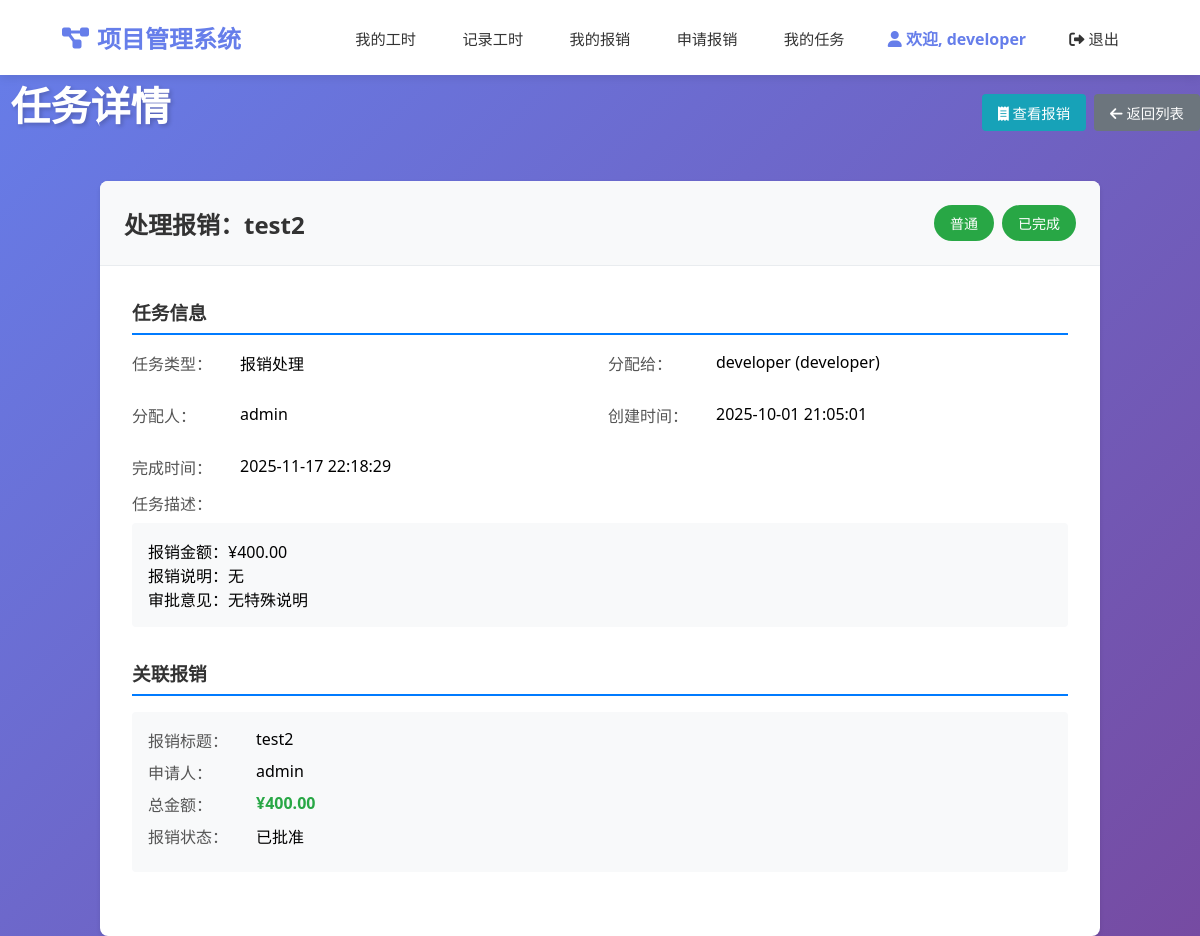
The app's page /task/2 (signed in) with its own data.
### models.py (models this page shows, shortened)
class User(UserMixin, db.Model):
    __tablename__ = "users"
    id = db.Column(db.Integer, primary_key=True, autoincrement=True)
    username = db.Column(db.String(80), unique=True, nullable=False)
    password_hash = db.Column(db.String(120), nullable=False)
    role = db.Column(db.String(20), nullable=False)  # 'admin', 'developer'
    created_at = db.Column(db.DateTime, default=datetime.utcnow)
    def is_admin(self):
        return self.role == 'admin'
    def is_developer(self):
        return self.role == 'developer'

class Task(db.Model):
    __tablename__ = "tasks"
    id = db.Column(db.Integer, primary_key=True, autoincrement=True)
    title = db.Column(db.String(200), nullable=False)  # 任务标题
    description = db.Column(db.Text, nullable=True)  # 任务描述
    task_type = db.Column(db.String(50), nullable=False)  # 任务类型：expense_process（报销处理）等
    assigned_to = db.Column(db.Integer, db.ForeignKey('users.id'), nullable=False)  # 分配给谁
    assigned_by = db.Column(db.Integer, db.ForeignKey('users.id'), nullable=False)  # 谁分配的
    expense_id = db.Column(db.Integer, db.ForeignKey('expenses.id'), nullable=True)  # 关联的报销ID
    status = db.Column(db.String(20), nullable=False, default='待处理')  # 待处理、处理中、已完成、已取消
    priority = db.Column(db.String(20), nullable=False, default='普通')  # 紧急、高、普通、低
    created_at = db.Column(db.DateTime, default=datetime.utcnow)
    due_date = db.Column(db.DateTime, nullable=True)  # 截止日期
    completed_at = db.Column(db.DateTime, nullable=True)  # 完成时间
    STATUS_CHOICES = [
        ('待处理', '待处理'),
        ('处理中', '处理中'),
        ('已完成', '已完成'),
        ('已取消', '已取消')
    ]
    PRIORITY_CHOICES = [
        ('紧急', '紧急'),
        ('高', '高'),
        ('普通', '普通'),
        ('低', '低')
    ]
    assigned_user = db.relationship('User', foreign_keys=[assigned_to], backref=db.backref('assigned_tasks', lazy=True))
    assigner = db.relationship('User', foreign_keys=[assigned_by], backref=db.backref('created_tasks', lazy=True))
    expense = db.relationship('Expense', backref=db.backref('tasks', lazy=True))
    def get_status_color(self):
        status_colors = {
            '待处理': '#ffc107',     # 黄色
            '处理中': '#007bff',     # 蓝色
            '已完成': '#28a745',     # 绿色
            '已取消': '#6c757d'      # 灰色
        }
        return status_colors.get(self.status, '#6c757d')
    def get_priority_color(self):
        priority_colors = {
            '紧急': '#dc3545',       # 红色
            '高': '#fd7e14',         # 橙色
            '普通': '#28a745',       # 绿色
            '低': '#6c757d'          # 灰色
        }
        return priority_colors.get(self.priority, '#6c757d')

class Expense(db.Model):
    __tablename__ = "expenses"
    id = db.Column(db.Integer, primary_key=True, autoincrement=True)
    user_id = db.Column(db.Integer, db.ForeignKey('users.id'), nullable=False)
    project_id = db.Column(db.Integer, db.ForeignKey('projects.id'), nullable=True)  # 可关联项目，也可以是售前费用
    title = db.Column(db.String(200), nullable=False)  # 报销标题
    expense_type = db.Column(db.String(50), nullable=False)  # 费用类型：项目费用、售前费用
    total_amount = db.Column(db.Numeric(10, 2), nullable=False)  # 总金额
    status = db.Column(db.String(20), nullable=False, default='待审批')  # 状态：待审批、已批准、已拒绝
    submit_date = db.Column(db.DateTime, default=datetime.utcnow)  # 提交日期
    approve_date = db.Column(db.DateTime, nullable=True)  # 审批日期
    approver_id = db.Column(db.Integer, db.ForeignKey('users.id'), nullable=True)  # 审批人
    approve_comment = db.Column(db.Text, nullable=True)  # 审批意见
    description = db.Column(db.Text, nullable=True)  # 报销说明
    created_at = db.Column(db.DateTime, default=datetime.utcnow)
    EXPENSE_TYPE_CHOICES = [
        ('项目费用', '项目费用'),
        ('售前费用', '售前费用'),
        ('其他费用', '其他费用')
    ]
    STATUS_CHOICES = [
        ('待审批', '待审批'),
        ('已批准', '已批准'),
        ('已拒绝', '已拒绝')
    ]
    user = db.relationship('User', foreign_keys=[user_id], backref=db.backref('expenses', lazy=True))
    project = db.relationship('Project', backref=db.backref('expenses', lazy=True))
    approver = db.relationship('User', foreign_keys=[approver_id], backref=db.backref('approved_expenses', lazy=True))

### app.py (the view)
@app.route("/task/<int:task_id>")
@login_required
def task_detail(task_id):
    task = Task.query.get_or_404(task_id)
    if not current_user.is_admin() and task.assigned_to != current_user.id:
        flash("您没有权限查看此任务")
        return redirect(url_for("task_list"))
    return render_template("task_detail.html", task=task)

### app.py (called while the page is built)
@login_manager.user_loader
def load_user(user_id):
    return User.query.get(int(user_id))

### templates/task_detail.html (shortened to what this page needs)
{% extends "base.html" %}
{% block content %}
<div class="page-header">
    <h1> 任务详情</h1>
    <div class="header-actions">
        {% if task.expense_id %}
            <a href="{{ url_for('expense_detail', expense_id=task.expense_id) }}" class="btn btn-info">
                <i class="fas fa-receipt"></i> 查看报销
            </a>
        {% endif %}
        <a href="{{ url_for('task_list') }}" class="btn btn-secondary">
            <i class="fas fa-arrow-left"></i> 返回列表
        </a>
    </div>
</div>
<div class="task-detail">
    <div class="detail-card">
        <div class="card-header">
            <h2>{{ task.title }}</h2>
            <div class="badges">
                <span class="priority-badge" style="background-color: {{ task.get_priority_color() }};">
                    {{ task.priority }}
                </span>
                <span class="status-badge" style="background-color: {{ task.get_status_color() }};">
                    {{ task.status }}
                </span>
            </div>
        </div>
        <div class="detail-content">
            <div class="detail-section">
                <h3>任务信息</h3>
                <div class="detail-grid">
                    <div class="detail-item">
                        <label>任务类型：</label>
                        <span>
                            {% if task.task_type == 'expense_process' %}
                                报销处理
                            {% else %}
                                {{ task.task_type }}
                            {% endif %}
                        </span>
                    </div>
                    <div class="detail-item">
                        <label>分配给：</label>
                        <span>{{ task.assigned_user.username }} ({{ task.assigned_user.role }})</span>
                    </div>
                    <div class="detail-item">
                        <label>分配人：</label>
                        <span>{{ task.assigner.username }}</span>
                    </div>
                    <div class="detail-item">
                        <label>创建时间：</label>
                        <span>{{ task.created_at.strftime('%Y-%m-%d %H:%M:%S') }}</span>
                    </div>
                    {% if task.completed_at %}
                    <div class="detail-item">
                        <label>完成时间：</label>
                        <span>{{ task.completed_at.strftime('%Y-%m-%d %H:%M:%S') }}</span>
                    </div>
                    {% endif %}
                </div>
                {% if task.description %}
                <div class="detail-item full-width">
                    <label>任务描述：</label>
                    <div class="description">{{ task.description }}</div>
                </div>
                {% endif %}
            </div>
            {% if task.expense %}
            <div class="detail-section">
                <h3>关联报销</h3>
                <div class="expense-summary">
                    <div class="summary-item">
                        <label>报销标题：</label>
                        <span>{{ task.expense.title }}</span>
                    </div>
                    <div class="summary-item">
                        <label>申请人：</label>
                        <span>{{ task.expense.user.username }}</span>
                    </div>
                    <div class="summary-item">
                        <label>总金额：</label>
                        <span class="amount">¥{{ "%.2f"|format(task.expense.total_amount) }}</span>
                    </div>
                    <div class="summary-item">
                        <label>报销状态：</label>
                        <span class="status">{{ task.expense.status }}</span>
                    </div>
                </div>
            </div>
            {% endif %}
        </div>
    </div>
</div>
{% endblock %}

### templates/base.html (shortened to what this page needs)
<!DOCTYPE html>
<html lang="zh-CN">
<head>
    <link rel="stylesheet" href="{{ url_for('static', filename='style.css') }}">
    <link rel="stylesheet" href="https://cdnjs.cloudflare.com/ajax/libs/font-awesome/6.0.0/css/all.min.css">
</head>
<body>
        <header class="header">
            <div class="header-content">
                <a href="{{ url_for('index') }}" class="logo">
                    <i class="fas fa-project-diagram"></i> 项目管理系统
                </a>
                <nav class="nav">
                    {% if current_user.is_authenticated %}
                        {% if current_user.is_admin() %}
                            <a href="{{ url_for('index') }}">项目列表</a>
                            <a href="{{ url_for('create_project') }}">添加项目</a>
                            <a href="{{ url_for('create_user') }}">创建用户</a>
                            <a href="{{ url_for('worklog_list') }}">工时记录</a>
                            <a href="{{ url_for('expense_list') }}">报销管理</a>
                            <a href="{{ url_for('task_list') }}">任务管理</a>
                            <a href="{{ url_for('operation_logs') }}" class="nav-link">操作日志</a>
                        {% elif current_user.is_developer() %}
                            <a href="{{ url_for('worklog_list') }}">我的工时</a>
                            <a href="{{ url_for('create_worklog') }}">记录工时</a>
                            <a href="{{ url_for('expense_list') }}">我的报销</a>
                            <a href="{{ url_for('expense_create') }}">申请报销</a>
                            <a href="{{ url_for('task_list') }}">我的任务</a>
                        {% endif %}
                        <span><i class="fas fa-user"></i> 欢迎, {{ current_user.username }}</span>
                        <a href="{{ url_for('logout') }}"><i class="fas fa-sign-out-alt"></i> 退出</a>
                    {% endif %}
                </nav>
            </div>
        </header>
    <div class="cibtauber">
        <main class="main-content">
            {% block content %}{% endblock %}
        </main>
    </div>
</body>
</html>

### static/style.css (style rules this page uses)
* { margin: 0; padding: 0; box-sizing: border-box; }
body { font-family: 'Segoe UI', Tahoma, Geneva, Verdana, sans-serif; background: linear-gradient(135deg, #667eea 0%, #764ba2 100%); min-height: 100vh; }
.btn { padding: 0.75rem 1.5rem; border-radius: 8px; border: none; cursor: pointer; font-size: 1rem; font-weight: 500; text-decoration: none; display: inline-block; transition: all 0.3s ease; text-align: center; }
.btn-info { background: #17a2b8; color: white; }
.btn-secondary { background: #6c757d; color: white; }
.page-header { margin-bottom: 2rem; width: 100%; }
.page-header h1 { color: white; font-size: 2.5rem; margin-bottom: 1rem; text-shadow: 2px 2px 4px rgba(0,0,0,0.2); }

### templates/base.html (style rules this page uses)
.header { background: white; box-shadow: 0 2px 10px rgba(0,0,0,0.1); position: sticky; top: 0; z-index: 1000; width: 100%; }
.header-content { max-width: 95%; margin: 0 auto; padding: 1rem 2rem; display: flex; justify-content: space-between; align-items: center; flex-wrap: wrap; gap: 1rem; }
.logo { font-size: 1.5rem; font-weight: bold; color: #667eea; text-decoration: none; display: flex; align-items: center; gap: 0.5rem; transition: color 0.3s ease; }
.nav { display: flex; gap: 0.5rem; align-items: center; flex-wrap: wrap; }
.nav a { color: #333; text-decoration: none; padding: 0.6rem 1.2rem; border-radius: 6px; transition: all 0.3s ease; font-weight: 500; white-space: nowrap; font-size: 0.95rem; }
.nav span { color: #667eea; font-weight: 600; padding: 0.6rem 1rem; white-space: nowrap; }

### templates/task_detail.html (style rules this page uses)
.page-header { display: flex; justify-content: space-between; align-items: center; margin-bottom: 2rem; }
.header-actions { display: flex; gap: 0.5rem; }
.task-detail { max-width: 1000px; margin: 0 auto; }
.detail-card { background: white; border-radius: 8px; box-shadow: 0 2px 4px rgba(0,0,0,0.1); overflow: hidden; }
.card-header { background: #f8f9fa; padding: 1.5rem; border-bottom: 1px solid #e9ecef; display: flex; justify-content: space-between; align-items: center; }
.card-header h2 { margin: 0; color: #333; }
.badges { display: flex; gap: 0.5rem; }
.status-badge, .priority-badge { color: white; padding: 0.5rem 1rem; border-radius: 20px; font-size: 0.875rem; font-weight: 500; }
.detail-content { padding: 2rem; }
.detail-section { margin-bottom: 2rem; }
.detail-section h3 { margin-bottom: 1rem; color: #333; border-bottom: 2px solid #007bff; padding-bottom: 0.5rem; }
.detail-grid { display: grid; grid-template-columns: 1fr 1fr; gap: 1rem; }
.detail-item { display: flex; margin-bottom: 0.75rem; }
.detail-item label { font-weight: 500; color: #555; min-width: 100px; margin-right: 0.5rem; }
.detail-item.full-width { grid-column: 1 / -1; flex-direction: column; }
.detail-item.full-width label { margin-bottom: 0.5rem; }
.description { background: #f8f9fa; padding: 1rem; border-radius: 4px; white-space: pre-wrap; }
.expense-summary { background: #f8f9fa; padding: 1rem; border-radius: 4px; }
.summary-item { display: flex; margin-bottom: 0.5rem; }
.summary-item label { font-weight: 500; color: #555; min-width: 100px; margin-right: 0.5rem; }
.amount { font-weight: 600; color: #28a745; }
.status { font-weight: 500; }
.btn { padding: 0.5rem 1rem; border: none; border-radius: 4px; cursor: pointer; font-size: 0.9rem; text-decoration: none; display: inline-block; text-align: center; }
.btn-info { background-color: #17a2b8; color: white; }
.btn-secondary { background-color: #6c757d; color: white; }

### records on screen
User: username "developer", assigned_user.username "developer", assigned_user.role "developer"
Task: title "处理报销：test2", priority "普通", status "已完成", created_at "2025-10-01 21:05:01", completed_at "2025-11-17 22:18:29", description "报销金额：¥400.00 报销说明：无 审批意见：无特殊说明"
User: assigner.username "admin", expense.user.username "admin"
Expense: expense "test2", expense.total_amount "400.00", expense.status "已批准"
